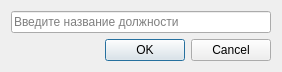
<?xml version="1.0" encoding="UTF-8"?>
<ui version="4.0">
 <class>AddJobPosDialog</class>
 <widget class="QDialog" name="AddJobPosDialog">
  <property name="geometry">
   <rect>
    <x>0</x>
    <y>0</y>
    <width>282</width>
    <height>71</height>
   </rect>
  </property>
  <property name="windowTitle">
   <string>Добавить должность</string>
  </property>
  <property name="windowIcon">
   <iconset resource="Resources.qrc">
    <normaloff>:/Registr icon.png</normaloff>:/Registr icon.png</iconset>
  </property>
  <layout class="QVBoxLayout" name="verticalLayout_2">
   <item>
    <layout class="QVBoxLayout" name="verticalLayout">
     <item>
      <widget class="QLineEdit" name="Addjobpos_lineEdit">
       <property name="placeholderText">
        <string>Введите название должности</string>
       </property>
      </widget>
     </item>
    </layout>
   </item>
   <item>
    <widget class="QDialogButtonBox" name="buttonBox">
     <property name="orientation">
      <enum>Qt::Horizontal</enum>
     </property>
     <property name="standardButtons">
      <set>QDialogButtonBox::Cancel|QDialogButtonBox::Ok</set>
     </property>
    </widget>
   </item>
  </layout>
 </widget>
 <resources>
  <include location="Resources.qrc"/>
 </resources>
 <connections>
  <connection>
   <sender>buttonBox</sender>
   <signal>accepted()</signal>
   <receiver>AddJobPosDialog</receiver>
   <slot>accept()</slot>
   <hints>
    <hint type="sourcelabel">
     <x>248</x>
     <y>254</y>
    </hint>
    <hint type="destinationlabel">
     <x>157</x>
     <y>274</y>
    </hint>
   </hints>
  </connection>
  <connection>
   <sender>buttonBox</sender>
   <signal>rejected()</signal>
   <receiver>AddJobPosDialog</receiver>
   <slot>reject()</slot>
   <hints>
    <hint type="sourcelabel">
     <x>316</x>
     <y>260</y>
    </hint>
    <hint type="destinationlabel">
     <x>286</x>
     <y>274</y>
    </hint>
   </hints>
  </connection>
 </connections>
</ui>
